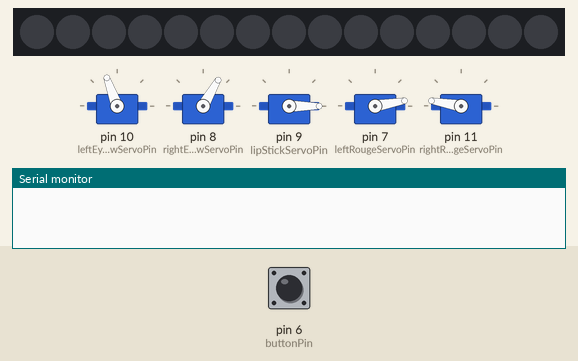
Bench run of a sketch on a simulated Arduino Uno, built with avr-gcc and run on an emulated ATmega328P. On the bench: 5 × servo, 15 RGB LEDs in strip order, left to right, the last lines printed to the serial monitor. Inputs (shaded band) come from the test bench; at power-on: pin 6 (buttonPin) HIGH. Dim RGB values are drawn brighter than linear.

Above: at 1.2 s.
1.3 s: pin 6 (buttonPin) pulled LOW for 0.15 s
At 5.86 s:
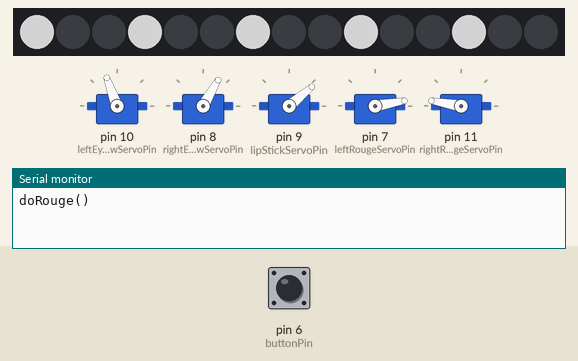
At 6.21 s:
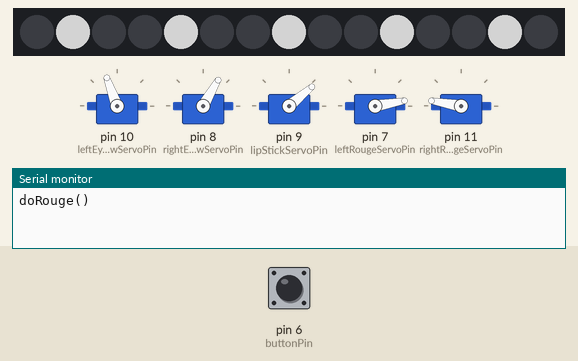
Timing chart, 0 to 7.7 s (numbered marks = the images above; inputs shaded):
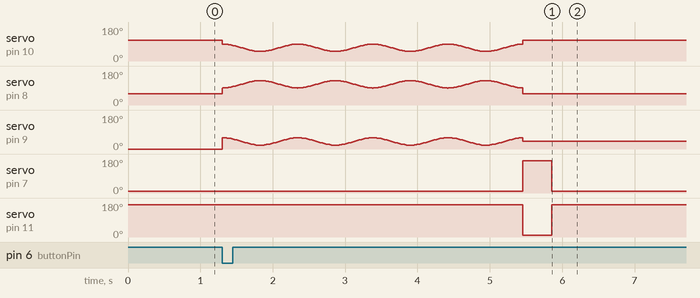

The sketch:

fullMakeUp_v2.ino
```cpp
#include <Servo.h>

#include <Adafruit_NeoPixel.h>
#define PIXEL_PIN    5    // Digital IO pin connected to the NeoPixels.
#define PIXEL_COUNT 15

// Parameter 1 = number of pixels in strip,  neopixel stick has 8
// Parameter 2 = pin number (most are valid)
// Parameter 3 = pixel type flags, add together as needed:
//   NEO_RGB     Pixels are wired for RGB bitstream
//   NEO_GRB     Pixels are wired for GRB bitstream, correct for neopixel stick
//   NEO_KHZ400  400 KHz bitstream (e.g. FLORA pixels)
//   NEO_KHZ800  800 KHz bitstream (e.g. High Density LED strip), correct for neopixel stick
Adafruit_NeoPixel ledStrip = Adafruit_NeoPixel(PIXEL_COUNT, PIXEL_PIN, NEO_GRB + NEO_KHZ800);

//Servos
// create servo objects to control the servos (twelve servo objects can be created on most boards)
Servo leftEyeShadowServo;
Servo rightEyeShadowServo;
Servo lipStickServo;
Servo leftRougeServo;
Servo rightRougeServo;

//Positions
int leftEyeShadowServoPosition = 0;
int rightEyeShadowServoPosition = 0;
int lipStickServoPosition = 0;
int leftRougeServoPosition = 0;
int rightRougeServoPosition = 0;

//Pins
int leftEyeShadowServoPin = 10;
int rightEyeShadowServoPin = 8;
int lipStickServoPin = 9;
int leftRougeServoPin = 7;
int rightRougeServoPin = 11;

//Button
int buttonPin = 6;
int buttonState = 0;
int oldButtonState = 0;

void setup() {
  Serial.begin(115200);

  leftEyeShadowServo.attach(leftEyeShadowServoPin);
  rightEyeShadowServo.attach(rightEyeShadowServoPin);
  lipStickServo.attach(lipStickServoPin);
  leftRougeServo.attach(leftRougeServoPin);
  rightRougeServo.attach(rightRougeServoPin);

  pinMode(buttonPin, INPUT_PULLUP);
  setAllDefaultPositions();
  //Led Strip
  ledStrip.begin();
  ledStrip.show(); // Initialize all pixels to 'off'
}

void loop() {
  //Buttonstate got changed!!
  buttonState = digitalRead(buttonPin);

    if(buttonState == LOW){
      doEyesAndLips();
      doRouge();

      paparazziLight(ledStrip.Color(127, 127, 127),50);

      delay(30000);
      setDefaultLipPosition();
    }

}


#define NUM_FRAMES 100

void doEyesAndLips(){
  for(int r = 0; r < 4; r++) {
    for(int f=0; f < NUM_FRAMES; f++) {
      float angle = 6.28f * ((float)f / (float)NUM_FRAMES);
      float v = cos(angle);
      //Mittelpunkt + (cast)(+-in die richtungen * v)
      leftEyeShadowServoPosition = 70 + (int)(20.0f * v);
      rightEyeShadowServoPosition = 110 - (int)(20.0f * v);
      lipStickServoPosition = 40 + (int)(20.0f * v);

      leftEyeShadowServo.write(leftEyeShadowServoPosition);
      rightEyeShadowServo.write(rightEyeShadowServoPosition);
      lipStickServo.write(lipStickServoPosition);

      delay(10);
    }
  }
  lipStickServo.write(40);
  setDefaultEyeShadowPositions();
}

void doRouge(){
  Serial.println("doRouge()");
  leftRougeServo.write(170);
  rightRougeServo.write(10);
  delay(400);
  setRougeDefaultPositions();
}

void setDefaultEyeShadowPositions(){
  leftEyeShadowServo.write(110);
  rightEyeShadowServo.write(60);
}

void setDefaultLipPosition(){
   lipStickServo.write(0);
}

void setRougeDefaultPositions(){
  leftRougeServo.write(10);
  rightRougeServo.write(170);
}

void setAllDefaultPositions(){
  setDefaultEyeShadowPositions();
  setDefaultLipPosition();
  setRougeDefaultPositions();
}

void paparazziLight(uint32_t c, uint8_t wait) {
  int amountOfRoundsToDoThis = 50;
  for (int j=0; j<amountOfRoundsToDoThis; j++) {
    for (int q=0; q < 3; q++) {
      for (int i=0; i < ledStrip.numPixels(); i=i+3) {
        ledStrip.setPixelColor(i+q, c);    //turn every third pixel on
      }
      ledStrip.show();

      delay(wait);

      for (int i=0; i < ledStrip.numPixels(); i=i+3) {
        ledStrip.setPixelColor(i+q, 0);        //turn every third pixel off
      }
    }
  }
  colorWipe(ledStrip.Color(0, 0, 0), 50); //Black. Means off
}

// Fill the dots one after the other with a color
void colorWipe(uint32_t c, uint8_t wait) {
  for(uint16_t i=0; i<ledStrip.numPixels(); i++) {
    ledStrip.setPixelColor(i, c);
    ledStrip.show();
    delay(wait);
  }
}
```
